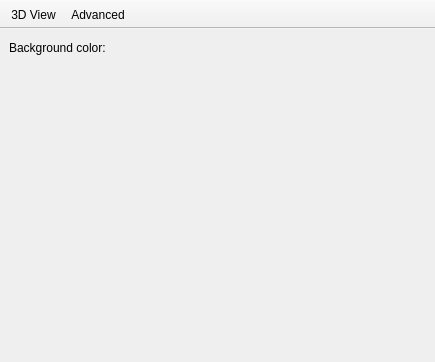
<?xml version="1.0" encoding="UTF-8"?>
<ui version="4.0">
 <class>Preferences</class>
 <widget class="QMainWindow" name="Preferences">
  <property name="geometry">
   <rect>
    <x>0</x>
    <y>0</y>
    <width>435</width>
    <height>362</height>
   </rect>
  </property>
  <property name="windowTitle">
   <string>Preferences</string>
  </property>
  <property name="unifiedTitleAndToolBarOnMac">
   <bool>true</bool>
  </property>
  <widget class="QWidget" name="centralwidget">
   <layout class="QVBoxLayout" name="verticalLayout">
    <item>
     <widget class="QStackedWidget" name="stackedWidget">
      <property name="currentIndex">
       <number>0</number>
      </property>
      <widget class="QWidget" name="page3DView">
       <layout class="QVBoxLayout" name="verticalLayout_2">
        <property name="margin">
         <number>0</number>
        </property>
        <item>
         <layout class="QHBoxLayout" name="horizontalLayout">
          <item>
           <widget class="QLabel" name="label">
            <property name="text">
             <string>Background color:</string>
            </property>
           </widget>
          </item>
          <item>
           <spacer name="horizontalSpacer">
            <property name="orientation">
             <enum>Qt::Horizontal</enum>
            </property>
            <property name="sizeHint" stdset="0">
             <size>
              <width>40</width>
              <height>20</height>
             </size>
            </property>
           </spacer>
          </item>
         </layout>
        </item>
        <item>
         <spacer name="verticalSpacer">
          <property name="orientation">
           <enum>Qt::Vertical</enum>
          </property>
          <property name="sizeHint" stdset="0">
           <size>
            <width>20</width>
            <height>241</height>
           </size>
          </property>
         </spacer>
        </item>
       </layout>
      </widget>
      <widget class="QWidget" name="pageAdvanced">
       <layout class="QVBoxLayout" name="verticalLayout_3">
        <property name="margin">
         <number>0</number>
        </property>
        <item>
         <spacer name="verticalSpacer_2">
          <property name="orientation">
           <enum>Qt::Vertical</enum>
          </property>
          <property name="sizeHint" stdset="0">
           <size>
            <width>20</width>
            <height>120</height>
           </size>
          </property>
         </spacer>
        </item>
        <item>
         <layout class="QHBoxLayout" name="horizontalLayout_2">
          <item>
           <spacer name="horizontalSpacer_2">
            <property name="orientation">
             <enum>Qt::Horizontal</enum>
            </property>
            <property name="sizeHint" stdset="0">
             <size>
              <width>40</width>
              <height>20</height>
             </size>
            </property>
           </spacer>
          </item>
          <item>
           <widget class="QLabel" name="label_2">
            <property name="text">
             <string>advanced</string>
            </property>
           </widget>
          </item>
          <item>
           <spacer name="horizontalSpacer_3">
            <property name="orientation">
             <enum>Qt::Horizontal</enum>
            </property>
            <property name="sizeHint" stdset="0">
             <size>
              <width>40</width>
              <height>20</height>
             </size>
            </property>
           </spacer>
          </item>
         </layout>
        </item>
        <item>
         <spacer name="verticalSpacer_3">
          <property name="orientation">
           <enum>Qt::Vertical</enum>
          </property>
          <property name="sizeHint" stdset="0">
           <size>
            <width>20</width>
            <height>120</height>
           </size>
          </property>
         </spacer>
        </item>
       </layout>
      </widget>
     </widget>
    </item>
   </layout>
  </widget>
  <widget class="QToolBar" name="toolBar">
   <property name="windowTitle">
    <string>toolBar</string>
   </property>
   <property name="movable">
    <bool>false</bool>
   </property>
   <property name="allowedAreas">
    <set>Qt::TopToolBarArea</set>
   </property>
   <property name="toolButtonStyle">
    <enum>Qt::ToolButtonTextUnderIcon</enum>
   </property>
   <property name="floatable">
    <bool>false</bool>
   </property>
   <attribute name="toolBarArea">
    <enum>TopToolBarArea</enum>
   </attribute>
   <attribute name="toolBarBreak">
    <bool>false</bool>
   </attribute>
   <addaction name="prefsAction3DView"/>
   <addaction name="prefsActionAdvanced"/>
  </widget>
  <action name="prefsAction3DView">
   <property name="checkable">
    <bool>true</bool>
   </property>
   <property name="icon">
    <iconset resource="openscad.qrc">
     <normaloff>:/prefs3DView.png</normaloff>
     <normalon>:/openscad.ico</normalon>:/prefs3DView.png</iconset>
   </property>
   <property name="text">
    <string>3D View</string>
   </property>
  </action>
  <action name="prefsActionAdvanced">
   <property name="checkable">
    <bool>true</bool>
   </property>
   <property name="icon">
    <iconset resource="openscad.qrc">
     <normaloff>:/prefsAdvanced.png</normaloff>:/prefsAdvanced.png</iconset>
   </property>
   <property name="text">
    <string>Advanced</string>
   </property>
  </action>
 </widget>
 <resources>
  <include location="openscad.qrc"/>
 </resources>
 <connections/>
</ui>
